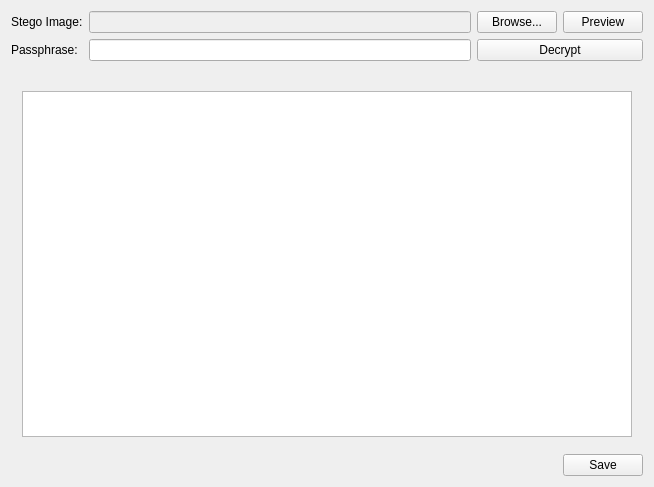
<?xml version="1.0" encoding="UTF-8"?>
<ui version="4.0">
 <class>DecryptWidget</class>
 <widget class="QWidget" name="DecryptWidget">
  <property name="geometry">
   <rect>
    <x>0</x>
    <y>0</y>
    <width>654</width>
    <height>487</height>
   </rect>
  </property>
  <property name="windowTitle">
   <string>DecryptWidget</string>
  </property>
  <layout class="QGridLayout" name="gridLayout">
   <item row="0" column="0">
    <widget class="QLabel" name="label">
     <property name="text">
      <string>Stego Image:</string>
     </property>
    </widget>
   </item>
   <item row="0" column="1">
    <widget class="QLineEdit" name="stegoPathEdit">
     <property name="enabled">
      <bool>false</bool>
     </property>
    </widget>
   </item>
   <item row="0" column="2">
    <widget class="QPushButton" name="browseButton">
     <property name="text">
      <string>Browse...</string>
     </property>
    </widget>
   </item>
   <item row="0" column="3">
    <widget class="QPushButton" name="previewButton">
     <property name="text">
      <string>Preview</string>
     </property>
    </widget>
   </item>
   <item row="1" column="0">
    <widget class="QLabel" name="label_2">
     <property name="text">
      <string>Passphrase:</string>
     </property>
    </widget>
   </item>
   <item row="1" column="1">
    <widget class="QLineEdit" name="passphraseEdit">
     <property name="echoMode">
      <enum>QLineEdit::Password</enum>
     </property>
    </widget>
   </item>
   <item row="1" column="2" colspan="2">
    <widget class="QPushButton" name="decryptButton">
     <property name="text">
      <string>Decrypt</string>
     </property>
     <property name="icon">
      <iconset resource="../resources.qrc">
       <normaloff>:/Icons/decrypt.png</normaloff>:/Icons/decrypt.png</iconset>
     </property>
    </widget>
   </item>
   <item row="2" column="1">
    <spacer name="verticalSpacer">
     <property name="orientation">
      <enum>Qt::Vertical</enum>
     </property>
     <property name="sizeType">
      <enum>QSizePolicy::Maximum</enum>
     </property>
     <property name="sizeHint" stdset="0">
      <size>
       <width>20</width>
       <height>13</height>
      </size>
     </property>
    </spacer>
   </item>
   <item row="3" column="0" colspan="4">
    <widget class="QStackedWidget" name="stackedWidget">
     <property name="currentIndex">
      <number>1</number>
     </property>
     <widget class="QWidget" name="textPage">
      <layout class="QGridLayout" name="gridLayout_3">
       <item row="0" column="0">
        <widget class="QPlainTextEdit" name="plainTextEdit">
         <property name="sizePolicy">
          <sizepolicy hsizetype="Expanding" vsizetype="Expanding">
           <horstretch>1</horstretch>
           <verstretch>1</verstretch>
          </sizepolicy>
         </property>
        </widget>
       </item>
      </layout>
     </widget>
     <widget class="QWidget" name="imagePage">
      <layout class="QGridLayout" name="gridLayout_2">
       <item row="0" column="0">
        <widget class="SGraphicsView" name="graphicsView">
         <property name="sizePolicy">
          <sizepolicy hsizetype="Expanding" vsizetype="Expanding">
           <horstretch>1</horstretch>
           <verstretch>1</verstretch>
          </sizepolicy>
         </property>
        </widget>
       </item>
      </layout>
     </widget>
    </widget>
   </item>
   <item row="4" column="0" colspan="4">
    <layout class="QHBoxLayout" name="horizontalLayout">
     <item>
      <spacer name="horizontalSpacer">
       <property name="orientation">
        <enum>Qt::Horizontal</enum>
       </property>
       <property name="sizeHint" stdset="0">
        <size>
         <width>498</width>
         <height>20</height>
        </size>
       </property>
      </spacer>
     </item>
     <item>
      <widget class="QPushButton" name="saveButton">
       <property name="text">
        <string>Save</string>
       </property>
       <property name="icon">
        <iconset resource="../resources.qrc">
         <normaloff>:/Icons/save.png</normaloff>:/Icons/save.png</iconset>
       </property>
      </widget>
     </item>
    </layout>
   </item>
  </layout>
 </widget>
 <layoutdefault spacing="6" margin="11"/>
 <customwidgets>
  <customwidget>
   <class>SGraphicsView</class>
   <extends>QGraphicsView</extends>
   <header>sgraphicsview.h</header>
  </customwidget>
 </customwidgets>
 <resources>
  <include location="../resources.qrc"/>
 </resources>
 <connections/>
</ui>
